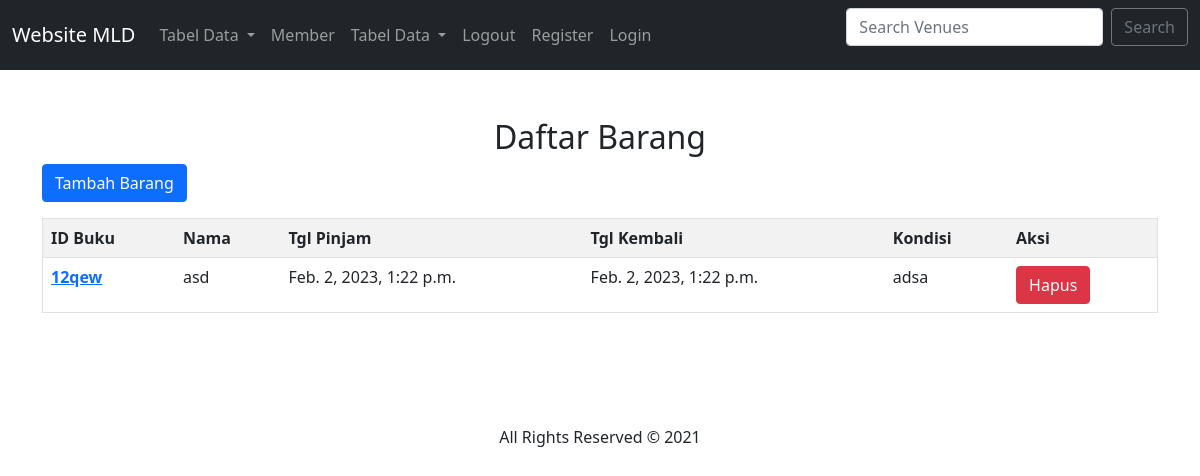
Page /kembali/ on the committed database.
### dashboard/models.py (models this page shows, shortened)
class Kembali(models.Model):
    id_buku=models.CharField(max_length=10)
    nama=models.CharField(max_length=8)
    tgl_pinjam=models.DateTimeField(auto_now_add=True)
    tgl_kembali=models.DateTimeField(auto_now_add=True)
    kondisi=models.CharField(max_length=15)

### dashboard/views.py (the view)
# urls.py: path('kembali/',buku_kembali, name = "kembali"),
def buku_kembali(request):
    kembalis=Kembali.objects.all()
    konteks={
        'kembalis':kembalis,
    }
    return render(request,'kembali.html',konteks)

### templates/kembali.html (shortened to what this page needs)
<link href="https://cdn.jsdelivr.net/npm/bootstrap@5.0.2/dist/css/bootstrap.min.css" rel="stylesheet">
{% load static %}
{% block content %}
<!DOCTYPE html>
<html lang="en">
  <head>
    <link
      href="https://cdn.jsdelivr.net/npm/bootstrap@5.0.0-beta3/dist/css/bootstrap.min.css"
      rel="stylesheet"
    />
    <link
      rel="stylesheet"
      href="https://pro.fontawesome.com/releases/v5.10.0/css/all.css"
    />
    <link rel="stylesheet" href="{% static 'css/style.css'%}" />
  </head>
  <body>
    <nav class="navbar navbar-expand-lg navbar-dark bg-dark">
        <div class="container-fluid">
          <a class="navbar-brand" href="{% url 'index' %}">Website MLD</a>
          <div class="collapse navbar-collapse" id="navbarSupportedContent">
            <ul class="navbar-nav me-auto mb-2 mb-lg-0">
              <li class="nav-item dropdown">
                <a class="nav-link dropdown-toggle" href="#" id="navbarDropdown" role="button" data-bs-toggle="dropdown" aria-expanded="false">
                  Tabel Data
                </a>
              </li>
                <li class="nav-item">
                <a class="nav-link" href="{% url 'member' %}">Member</a>
              </li>
              <li class="nav-item dropdown">
                <a class="nav-link dropdown-toggle" href="#" id="navbarDropdown" role="button" data-bs-toggle="dropdown" aria-expanded="false">
                  Tabel Data
                </a>
              </li>
              <li class="nav-item">
                <a class="nav-link" href="#">Logout</a>
              </li>
              <li class="nav-item">
                <a class="nav-link" href="#">Register</a>
              </li>
              <li class="nav-item">
                <a class="nav-link" href="#">Login</a>
              </li>
            </ul>
            <form class="d-flex" method=POST action="#">
              <input class="form-control me-2" type="search" placeholder="Search Venues" aria-label="Search" name="searched">
              <button class="btn btn-outline-secondary" type="submit">Search</button>
            </form>
          </div>
        </div>
      </nav>
    <div class="container-fluid layanan pt-5 pb-5">
      <div class="container">
        <h2 class="align-center text-center">Daftar Barang</h2>
        <p>
          <a href="/addkembali" class="btn btn-primary">Tambah Barang</a>
        </p>
        <table border="1" class="table table-striped">
            <tr>
                <th>ID Buku</th>
                <th>Nama</th>
                <th>Tgl Pinjam</th>
                <th>Tgl Kembali</th>
                <th>Kondisi</th>
                <th>Aksi</th>
            </tr>
        {% for Kembali in kembalis %}
        <tr>
            <th><a href="/ubahkembali/{{Kembali.id}}">{{ Kembali.id_buku }}</a></th>
            <td>{{ Kembali.nama }}</td>
            <td>{{ Kembali.tgl_pinjam }}</td>
            <td>{{ Kembali.tgl_kembali }}</td>
            <td>{{ Kembali.kondisi }}</td>
            <td><button type="button" class="btn btn-danger" data-bs-toggle="modal" data-bs-target="#hapus-{{Kembali.id}}">Hapus</button>
            </td>
        </tr>
        {% endfor %}
        </table>
        {% endblock %}
        </div>
      </div>
    <div class="container text-center pt-5 pb-5">
      All Rights Reserved &copy; 2021
    </div>
  </body>
</html>

### rows in the picture
Kembali: id_buku "12qew", nama "asd", tgl_pinjam "Feb. 2, 2023, 1:22 p.m.", tgl_kembali "Feb. 2, 2023, 1:22 p.m.", kondisi "adsa"
